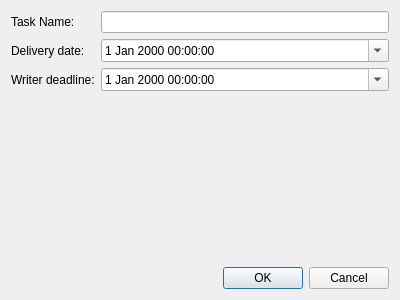
<?xml version="1.0" encoding="UTF-8"?>
<ui version="4.0">
 <class>CCreateTaskDialog</class>
 <widget class="QDialog" name="CCreateTaskDialog">
  <property name="geometry">
   <rect>
    <x>0</x>
    <y>0</y>
    <width>400</width>
    <height>300</height>
   </rect>
  </property>
  <property name="windowTitle">
   <string>New Task</string>
  </property>
  <layout class="QVBoxLayout" name="verticalLayout">
   <item>
    <layout class="QFormLayout" name="formLayout">
     <property name="fieldGrowthPolicy">
      <enum>QFormLayout::AllNonFixedFieldsGrow</enum>
     </property>
     <item row="0" column="0">
      <widget class="QLabel" name="nameLabel">
       <property name="text">
        <string>Task Name:</string>
       </property>
      </widget>
     </item>
     <item row="0" column="1">
      <widget class="QLineEdit" name="nameLineEdit"/>
     </item>
     <item row="1" column="0">
      <widget class="QLabel" name="deliveryDateLabel">
       <property name="text">
        <string>Delivery date:</string>
       </property>
      </widget>
     </item>
     <item row="1" column="1">
      <widget class="QDateTimeEdit" name="deliveryDateTimeEdit">
       <property name="calendarPopup">
        <bool>true</bool>
       </property>
      </widget>
     </item>
     <item row="2" column="0">
      <widget class="QLabel" name="writerDeadlineLabel">
       <property name="text">
        <string>Writer deadline:</string>
       </property>
      </widget>
     </item>
     <item row="2" column="1">
      <widget class="QDateTimeEdit" name="writerDeadlineDateTimeEdit">
       <property name="calendarPopup">
        <bool>true</bool>
       </property>
      </widget>
     </item>
    </layout>
   </item>
   <item>
    <widget class="QWidget" name="widget" native="true">
     <layout class="QVBoxLayout" name="verticalLayout_2">
      <item>
       <widget class="QLabel" name="errorLabel">
        <property name="text">
         <string/>
        </property>
       </widget>
      </item>
     </layout>
    </widget>
   </item>
   <item>
    <widget class="QDialogButtonBox" name="buttonBox">
     <property name="orientation">
      <enum>Qt::Horizontal</enum>
     </property>
     <property name="standardButtons">
      <set>QDialogButtonBox::Cancel|QDialogButtonBox::Ok</set>
     </property>
    </widget>
   </item>
  </layout>
 </widget>
 <resources/>
 <connections>
  <connection>
   <sender>buttonBox</sender>
   <signal>accepted()</signal>
   <receiver>CCreateTaskDialog</receiver>
   <slot>accept()</slot>
   <hints>
    <hint type="sourcelabel">
     <x>248</x>
     <y>254</y>
    </hint>
    <hint type="destinationlabel">
     <x>157</x>
     <y>274</y>
    </hint>
   </hints>
  </connection>
  <connection>
   <sender>buttonBox</sender>
   <signal>rejected()</signal>
   <receiver>CCreateTaskDialog</receiver>
   <slot>reject()</slot>
   <hints>
    <hint type="sourcelabel">
     <x>316</x>
     <y>260</y>
    </hint>
    <hint type="destinationlabel">
     <x>286</x>
     <y>274</y>
    </hint>
   </hints>
  </connection>
 </connections>
</ui>
